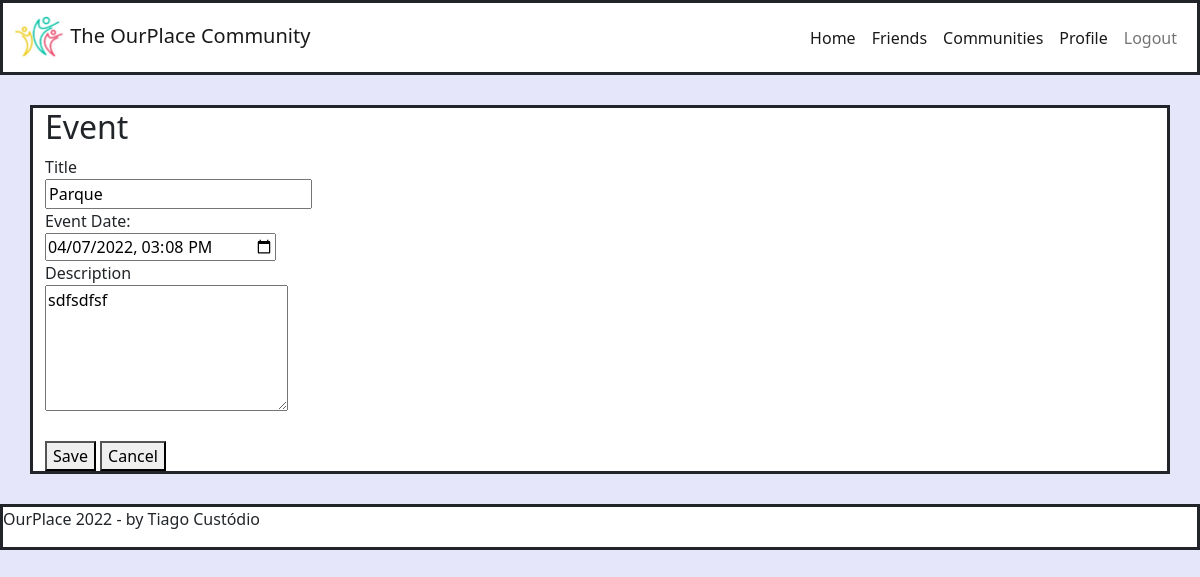
Screenshot of /agenda/evento/?id=8 (signed in) with the database file from the repository.
### core/models.py (models this page shows, shortened)
class Evento(models.Model):
    titulo = models.CharField(max_length=100)
    descricao = models.TextField(blank=True, null=True)
    data_evento = models.DateTimeField(verbose_name='Data do Evento')
    data_criacao = models.DateTimeField(auto_now=True)
    usuario = models.ForeignKey(User, on_delete=models.CASCADE)
    class Meta:
        db_table = 'evento'
    def get_data_input_evento(self):
        return self.data_evento.strftime('%Y-%m-%dT%H:%M')

### core/views.py (the view)
# urls.py: path('agenda/evento/', views.evento),
@login_required(login_url='/login/')
def evento(request):
    id_evento = request.GET.get('id')
    dados = {}
    if id_evento:
        try:
            dados['evento'] = Evento.objects.get(id=id_evento)
        except Exception:
            raise Http404()
    return render(request, 'evento.html', dados)

### templates/evento.html (shortened to what this page needs)
{% extends "model-page.html" %}
{% block content %}
<div class="container" style="border-style: solid; background-color: #FFFFFF;">
<h2>Event</h2>
<form action="submit" method="POST">{% csrf_token %}
    <label>Title</label>
    <br>
    <input type="text" name="titulo" size="23" value="{{ evento.titulo }}">
    <br>
    <label>Event Date:</label>
    <br>
    <input type="datetime-local" name="data_evento" value="{{ evento.get_data_input_evento }}">
    <br>
    <label>Description</label>
    <br>
    <textarea name="descricao" rows="5" cols="24">{{ evento.descricao }}</textarea>
    <br><br>
    <button type="submit">Save</button>
    <a href="/">
        <button type="button">Cancel</button>
    </a>
</form>
</div>
{% endblock %}

### rows the page displays
Evento: titulo "Parque", data_evento "04/07/2022 15:08", descricao "sdfsdfsf"
